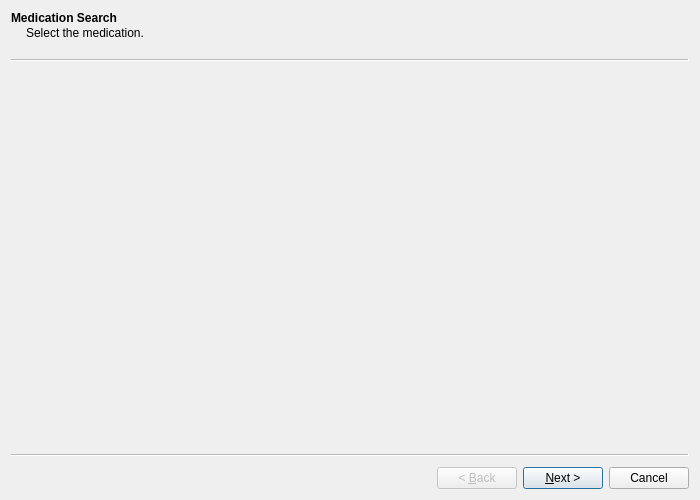
<?xml version="1.0" encoding="UTF-8"?>
<ui version="4.0">
 <class>PrescriptionWizard</class>
 <widget class="QWizard" name="PrescriptionWizard">
  <property name="geometry">
   <rect>
    <x>0</x>
    <y>0</y>
    <width>700</width>
    <height>500</height>
   </rect>
  </property>
  <property name="sizePolicy">
   <sizepolicy hsizetype="Fixed" vsizetype="Fixed">
    <horstretch>0</horstretch>
    <verstretch>0</verstretch>
   </sizepolicy>
  </property>
  <property name="minimumSize">
   <size>
    <width>700</width>
    <height>500</height>
   </size>
  </property>
  <property name="maximumSize">
   <size>
    <width>700</width>
    <height>500</height>
   </size>
  </property>
  <property name="windowTitle">
   <string>New Prescription Wizard</string>
  </property>
  <widget class="Prescription_00" name="page0">
   <property name="title">
    <string>Medication Search</string>
   </property>
   <property name="subTitle">
    <string>Select the medication.</string>
   </property>
  </widget>
  <widget class="Prescription_01" name="page1">
   <property name="title">
    <string>Prescription Information</string>
   </property>
   <property name="subTitle">
    <string>Enter the prescription details.</string>
   </property>
  </widget>
  <widget class="Prescription_02" name="page2">
   <property name="title">
    <string>Instructions</string>
   </property>
   <property name="subTitle">
    <string>Enter the prescription instructions.</string>
   </property>
  </widget>
 </widget>
 <customwidgets>
  <customwidget>
   <class>Prescription_00</class>
   <extends>QWizardPage</extends>
   <header location="global">prescription_00.h</header>
   <container>1</container>
  </customwidget>
  <customwidget>
   <class>Prescription_01</class>
   <extends>QWizardPage</extends>
   <header location="global">prescription_01.h</header>
   <container>1</container>
  </customwidget>
  <customwidget>
   <class>Prescription_02</class>
   <extends>QWizardPage</extends>
   <header location="global">prescription_02.h</header>
   <container>1</container>
  </customwidget>
 </customwidgets>
 <resources/>
 <connections/>
</ui>
